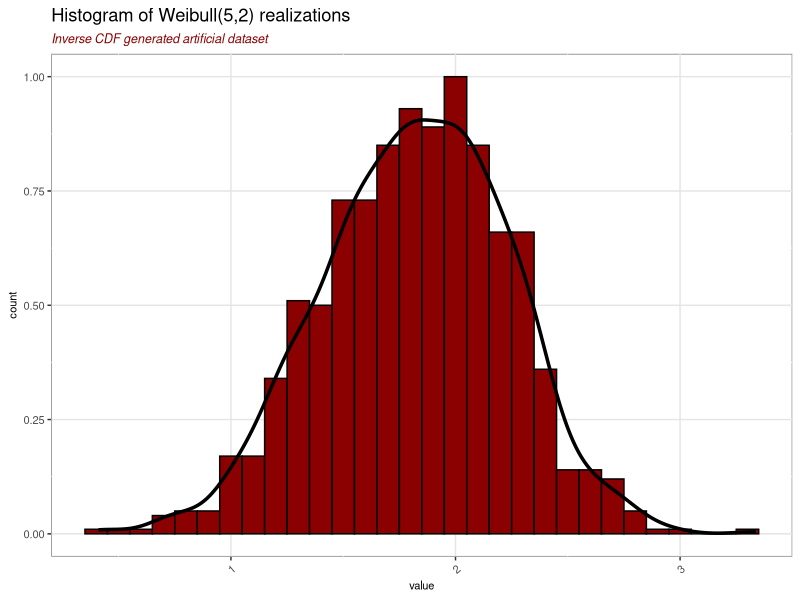

Here is the R script that generated this plot:
#--------------------------
# Inverse CDF examples in R
#--------------------------

library(tidyverse)

#--------------------------------
# example 1: Weibull realizations
#--------------------------------

# 1. Define Inverse CDF function
Inverse_CDF_Weibull <-function(n, alpha, beta) {
   u <- runif(n)                                    # generate uniform numbers
   data <- beta*((-log(1-u))^(1/alpha))             # formula derived
   return(data.frame(data))                         # return the data
}

# 2. Generate realizations of the desired distribution
set.seed(2023)
dataset <- Inverse_CDF_Weibull(n = 1000, alpha = 5, beta = 2)
head(dataset)
#        data
# 1 1.8226044
# 2 1.6719235
# 3 1.4157089
# 4 1.7441408
# 5 0.9975117
# 6 1.3275159

# 3. Plot an Histogram with ggplot2
ggplot(dataset, aes(x=data)) + 
  geom_histogram(aes(y = ..density..), color="black", fill="darkred", binwidth = 0.1) +
  geom_density(alpha=.2, color = 'black', lwd = 1.2) +
  labs(title = 'Histogram of Weibull(5,2) realizations',
       subtitle = 'Inverse CDF generated artificial dataset',
       y="count", x="value") +
  theme(axis.text=element_text(size=8),
        axis.title=element_text(size=8),
        axis.text.x=element_text(angle=40, hjust=1),
        plot.subtitle=element_text(size=9, face="italic", color="darkred"),
        panel.background = element_rect(fill = "white", colour = "grey50"),
        panel.grid.major = element_line(colour = "grey90"))

# histogram in base R
# hist(data,main = "Histogram for realizations of W(5,2)", 
#      xlab = "x", col = "firebrick2")

#----
# end
#----